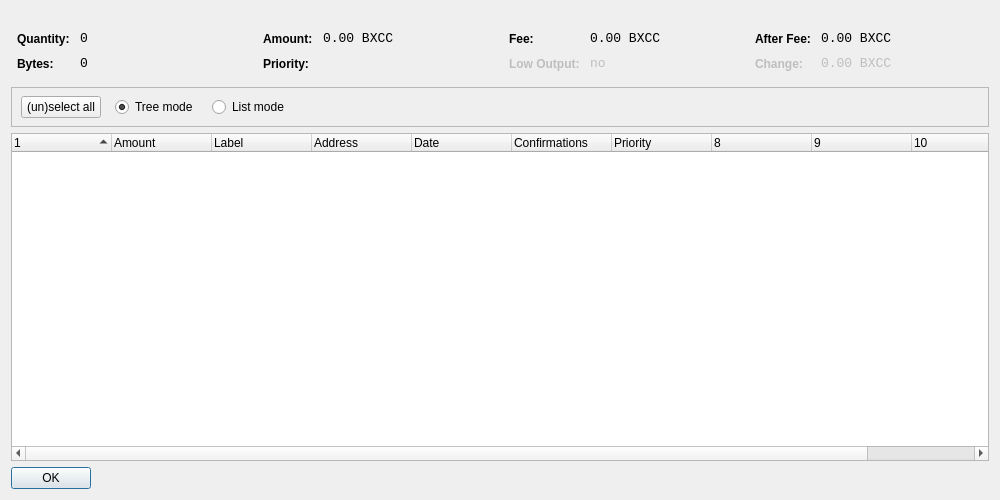
<?xml version="1.0" encoding="UTF-8"?>
<ui version="4.0">
 <class>CoinControlDialog</class>
 <widget class="QDialog" name="CoinControlDialog">
  <property name="geometry">
   <rect>
    <x>0</x>
    <y>0</y>
    <width>1000</width>
    <height>500</height>
   </rect>
  </property>
  <property name="windowTitle">
   <string>Coin Control</string>
  </property>
  <property name="styleSheet">
   <string notr="true">background-image: url(:/images/gr);</string>
  </property>
  <layout class="QVBoxLayout" name="verticalLayout">
  <item>
         <spacer name="horizontalSpacer_2">
          <property name="orientation">
           <enum>Qt::Horizontal</enum>
          </property>
          <property name="sizeHint" stdset="0">
           <size>
            <width>40</width>
            <height>20</height>
           </size>
          </property>
         </spacer>
        </item>
   <item>
    <layout class="QHBoxLayout" name="horizontalLayoutTop" stretch="0,0,0,0">
     <property name="topMargin">
      <number>0</number>
     </property>
     <property name="bottomMargin">
      <number>10</number>
     </property>
     <item>
      <layout class="QFormLayout" name="formLayoutCoinControl1">
       <property name="horizontalSpacing">
        <number>10</number>
       </property>
       <property name="verticalSpacing">
        <number>10</number>
       </property>
       <property name="leftMargin">
        <number>6</number>
       </property>
       <property name="rightMargin">
        <number>6</number>
       </property>
       <item row="0" column="0">
        <widget class="QLabel" name="labelCoinControlQuantityText">
         <property name="styleSheet">
          <string notr="true">font-weight:bold;</string>
         </property>
         <property name="text">
          <string>Quantity:</string>
         </property>
        </widget>
       </item>
       <item row="0" column="1">
        <widget class="QLabel" name="labelCoinControlQuantity">
         <property name="font">
          <font>
           <family>Monospace</family>
           <pointsize>10</pointsize>
          </font>
         </property>
         <property name="cursor">
          <cursorShape>IBeamCursor</cursorShape>
         </property>
         <property name="contextMenuPolicy">
          <enum>Qt::ActionsContextMenu</enum>
         </property>
         <property name="text">
          <string notr="true">0</string>
         </property>
         <property name="textInteractionFlags">
          <set>Qt::LinksAccessibleByMouse|Qt::TextSelectableByKeyboard|Qt::TextSelectableByMouse</set>
         </property>
        </widget>
       </item>
       <item row="1" column="0">
        <widget class="QLabel" name="labelCoinControlBytesText">
         <property name="styleSheet">
          <string notr="true">font-weight:bold;</string>
         </property>
         <property name="text">
          <string>Bytes:</string>
         </property>
        </widget>
       </item>
       <item row="1" column="1">
        <widget class="QLabel" name="labelCoinControlBytes">
         <property name="font">
          <font>
           <family>Monospace</family>
           <pointsize>10</pointsize>
          </font>
         </property>
         <property name="cursor">
          <cursorShape>IBeamCursor</cursorShape>
         </property>
         <property name="contextMenuPolicy">
          <enum>Qt::ActionsContextMenu</enum>
         </property>
         <property name="text">
          <string notr="true">0</string>
         </property>
         <property name="textInteractionFlags">
          <set>Qt::LinksAccessibleByMouse|Qt::TextSelectableByKeyboard|Qt::TextSelectableByMouse</set>
         </property>
        </widget>
       </item>
      </layout>
     </item>
     <item>
      <layout class="QFormLayout" name="formLayoutCoinControl2">
       <property name="horizontalSpacing">
        <number>10</number>
       </property>
       <property name="verticalSpacing">
        <number>10</number>
       </property>
       <property name="leftMargin">
        <number>6</number>
       </property>
       <property name="rightMargin">
        <number>6</number>
       </property>
       <item row="0" column="0">
        <widget class="QLabel" name="labelCoinControlAmountText">
         <property name="styleSheet">
          <string notr="true">font-weight:bold;</string>
         </property>
         <property name="text">
          <string>Amount:</string>
         </property>
        </widget>
       </item>
       <item row="0" column="1">
        <widget class="QLabel" name="labelCoinControlAmount">
         <property name="font">
          <font>
           <family>Monospace</family>
           <pointsize>10</pointsize>
          </font>
         </property>
         <property name="cursor">
          <cursorShape>IBeamCursor</cursorShape>
         </property>
         <property name="contextMenuPolicy">
          <enum>Qt::ActionsContextMenu</enum>
         </property>
         <property name="text">
          <string notr="true">0.00 BXCC</string>
         </property>
         <property name="textInteractionFlags">
          <set>Qt::LinksAccessibleByMouse|Qt::TextSelectableByKeyboard|Qt::TextSelectableByMouse</set>
         </property>
        </widget>
       </item>
       <item row="1" column="0">
        <widget class="QLabel" name="labelCoinControlPriorityText">
         <property name="styleSheet">
          <string notr="true">font-weight:bold;</string>
         </property>
         <property name="text">
          <string>Priority:</string>
         </property>
        </widget>
       </item>
       <item row="1" column="1">
        <widget class="QLabel" name="labelCoinControlPriority">
         <property name="font">
          <font>
           <family>Monospace</family>
           <pointsize>10</pointsize>
          </font>
         </property>
         <property name="cursor">
          <cursorShape>IBeamCursor</cursorShape>
         </property>
         <property name="contextMenuPolicy">
          <enum>Qt::ActionsContextMenu</enum>
         </property>
         <property name="text">
          <string/>
         </property>
         <property name="textInteractionFlags">
          <set>Qt::LinksAccessibleByMouse|Qt::TextSelectableByKeyboard|Qt::TextSelectableByMouse</set>
         </property>
        </widget>
       </item>
      </layout>
     </item>
     <item>
      <layout class="QFormLayout" name="formLayoutCoinControl3">
       <property name="horizontalSpacing">
        <number>10</number>
       </property>
       <property name="verticalSpacing">
        <number>10</number>
       </property>
       <property name="leftMargin">
        <number>6</number>
       </property>
       <property name="rightMargin">
        <number>6</number>
       </property>
       <item row="0" column="0">
        <widget class="QLabel" name="labelCoinControlFeeText">
         <property name="styleSheet">
          <string notr="true">font-weight:bold;</string>
         </property>
         <property name="text">
          <string>Fee:</string>
         </property>
        </widget>
       </item>
       <item row="0" column="1">
        <widget class="QLabel" name="labelCoinControlFee">
         <property name="font">
          <font>
           <family>Monospace</family>
           <pointsize>10</pointsize>
          </font>
         </property>
         <property name="cursor">
          <cursorShape>IBeamCursor</cursorShape>
         </property>
         <property name="contextMenuPolicy">
          <enum>Qt::ActionsContextMenu</enum>
         </property>
         <property name="text">
          <string notr="true">0.00 BXCC</string>
         </property>
         <property name="textInteractionFlags">
          <set>Qt::LinksAccessibleByMouse|Qt::TextSelectableByKeyboard|Qt::TextSelectableByMouse</set>
         </property>
        </widget>
       </item>
       <item row="1" column="0">
        <widget class="QLabel" name="labelCoinControlLowOutputText">
         <property name="enabled">
          <bool>false</bool>
         </property>
         <property name="styleSheet">
          <string notr="true">font-weight:bold;</string>
         </property>
         <property name="text">
          <string>Low Output:</string>
         </property>
        </widget>
       </item>
       <item row="1" column="1">
        <widget class="QLabel" name="labelCoinControlLowOutput">
         <property name="enabled">
          <bool>false</bool>
         </property>
         <property name="font">
          <font>
           <family>Monospace</family>
           <pointsize>10</pointsize>
          </font>
         </property>
         <property name="cursor">
          <cursorShape>IBeamCursor</cursorShape>
         </property>
         <property name="contextMenuPolicy">
          <enum>Qt::ActionsContextMenu</enum>
         </property>
         <property name="text">
          <string notr="true">no</string>
         </property>
         <property name="textInteractionFlags">
          <set>Qt::LinksAccessibleByMouse|Qt::TextSelectableByKeyboard|Qt::TextSelectableByMouse</set>
         </property>
        </widget>
       </item>
      </layout>
     </item>
     <item>
      <layout class="QFormLayout" name="formLayoutCoinControl4">
       <property name="horizontalSpacing">
        <number>10</number>
       </property>
       <property name="verticalSpacing">
        <number>10</number>
       </property>
       <property name="leftMargin">
        <number>6</number>
       </property>
       <property name="rightMargin">
        <number>6</number>
       </property>
       <item row="0" column="0">
        <widget class="QLabel" name="labelCoinControlAfterFeeText">
         <property name="styleSheet">
          <string notr="true">font-weight:bold;</string>
         </property>
         <property name="text">
          <string>After Fee:</string>
         </property>
        </widget>
       </item>
       <item row="0" column="1">
        <widget class="QLabel" name="labelCoinControlAfterFee">
         <property name="font">
          <font>
           <family>Monospace</family>
           <pointsize>10</pointsize>
          </font>
         </property>
         <property name="cursor">
          <cursorShape>IBeamCursor</cursorShape>
         </property>
         <property name="contextMenuPolicy">
          <enum>Qt::ActionsContextMenu</enum>
         </property>
         <property name="text">
          <string notr="true">0.00 BXCC</string>
         </property>
         <property name="textInteractionFlags">
          <set>Qt::LinksAccessibleByMouse|Qt::TextSelectableByKeyboard|Qt::TextSelectableByMouse</set>
         </property>
        </widget>
       </item>
       <item row="1" column="0">
        <widget class="QLabel" name="labelCoinControlChangeText">
         <property name="enabled">
          <bool>false</bool>
         </property>
         <property name="styleSheet">
          <string notr="true">font-weight:bold;</string>
         </property>
         <property name="text">
          <string>Change:</string>
         </property>
        </widget>
       </item>
       <item row="1" column="1">
        <widget class="QLabel" name="labelCoinControlChange">
         <property name="enabled">
          <bool>false</bool>
         </property>
         <property name="font">
          <font>
           <family>Monospace</family>
           <pointsize>10</pointsize>
          </font>
         </property>
         <property name="cursor">
          <cursorShape>IBeamCursor</cursorShape>
         </property>
         <property name="contextMenuPolicy">
          <enum>Qt::ActionsContextMenu</enum>
         </property>
         <property name="text">
          <string notr="true">0.00 BXCC</string>
         </property>
         <property name="textInteractionFlags">
          <set>Qt::LinksAccessibleByMouse|Qt::TextSelectableByKeyboard|Qt::TextSelectableByMouse</set>
         </property>
        </widget>
       </item>
      </layout>
     </item>
    </layout>
   </item>
   <item>
    <widget class="QFrame" name="frame">
     <property name="minimumSize">
      <size>
       <width>0</width>
       <height>40</height>
      </size>
     </property>
     <property name="frameShape">
      <enum>QFrame::StyledPanel</enum>
     </property>
     <property name="frameShadow">
      <enum>QFrame::Sunken</enum>
     </property>
     <widget class="QWidget" name="horizontalLayoutWidget">
      <property name="geometry">
       <rect>
        <x>10</x>
        <y>0</y>
        <width>781</width>
        <height>41</height>
       </rect>
      </property>
      <layout class="QHBoxLayout" name="horizontalLayoutPanel" stretch="0,0,0,0">
       <property name="spacing">
        <number>14</number>
       </property>
       <item>
        <widget class="QPushButton" name="pushButtonSelectAll">
         <property name="sizePolicy">
          <sizepolicy hsizetype="Maximum" vsizetype="Fixed">
           <horstretch>0</horstretch>
           <verstretch>0</verstretch>
          </sizepolicy>
         </property>
         <property name="text">
          <string>(un)select all</string>
         </property>
        </widget>
       </item>
       <item>
        <widget class="QRadioButton" name="radioTreeMode">
         <property name="sizePolicy">
          <sizepolicy hsizetype="Maximum" vsizetype="Fixed">
           <horstretch>0</horstretch>
           <verstretch>0</verstretch>
          </sizepolicy>
         </property>
         <property name="text">
          <string>Tree mode</string>
         </property>
         <property name="checked">
          <bool>true</bool>
         </property>
        </widget>
       </item>
       <item>
        <widget class="QRadioButton" name="radioListMode">
         <property name="sizePolicy">
          <sizepolicy hsizetype="Maximum" vsizetype="Fixed">
           <horstretch>0</horstretch>
           <verstretch>0</verstretch>
          </sizepolicy>
         </property>
         <property name="text">
          <string>List mode</string>
         </property>
        </widget>
       </item>
       <item>
        <spacer name="horizontalSpacer">
         <property name="orientation">
          <enum>Qt::Horizontal</enum>
         </property>
         <property name="sizeHint" stdset="0">
          <size>
           <width>40</width>
           <height>20</height>
          </size>
         </property>
        </spacer>
       </item>
      </layout>
     </widget>
    </widget>
   </item>
   <item>
    <widget class="CoinControlTreeWidget" name="treeWidget">

     <property name="contextMenuPolicy">
      <enum>Qt::CustomContextMenu</enum>
     </property>
     <property name="sortingEnabled">
      <bool>false</bool>
     </property>
     <property name="columnCount">
      <number>11</number>
     </property>
     <attribute name="headerShowSortIndicator" stdset="0">
      <bool>true</bool>
     </attribute>
     <attribute name="headerStretchLastSection">
      <bool>false</bool>
     </attribute>
     <column>
      <property name="text">
       <string/>
      </property>
     </column>
     <column>
      <property name="text">
       <string>Amount</string>
      </property>
     </column>
     <column>
      <property name="text">
       <string>Label</string>
      </property>
     </column>
     <column>
      <property name="text">
       <string>Address</string>
      </property>
     </column>
     <column>
      <property name="text">
       <string>Date</string>
      </property>
     </column>
     <column>
      <property name="text">
       <string>Confirmations</string>
      </property>
      <property name="toolTip">
       <string>Confirmed</string>
      </property>
     </column>
     <column>
      <property name="text">
       <string>Priority</string>
      </property>
     </column>
     <column>
      <property name="text">
       <string/>
      </property>
     </column>
     <column>
      <property name="text">
       <string/>
      </property>
     </column>
     <column>
      <property name="text">
       <string/>
      </property>
     </column>
     <column>
      <property name="text">
       <string/>
      </property>
     </column>
    </widget>
   </item>
   <item>
    <widget class="QDialogButtonBox" name="buttonBox">
     <property name="sizePolicy">
      <sizepolicy hsizetype="Maximum" vsizetype="Fixed">
       <horstretch>0</horstretch>
       <verstretch>0</verstretch>
      </sizepolicy>
     </property>
     <property name="orientation">
      <enum>Qt::Horizontal</enum>
     </property>
     <property name="standardButtons">
      <set>QDialogButtonBox::Ok</set>
     </property>
    </widget>
   </item>
  </layout>
 </widget>
 <customwidgets>
  <customwidget>
   <class>CoinControlTreeWidget</class>
   <extends>QTreeWidget</extends>
   <header>coincontroltreewidget.h</header>
  </customwidget>
 </customwidgets>
 <resources/>
 <connections/>
</ui>
